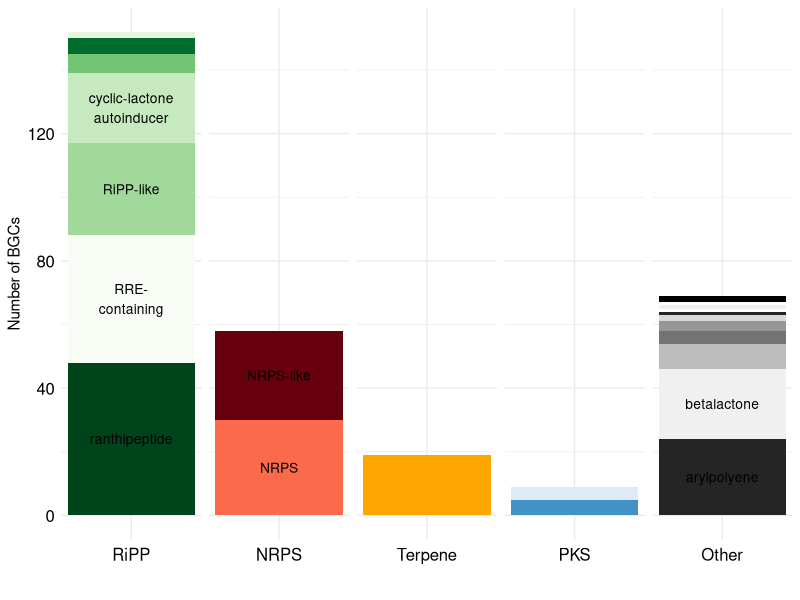
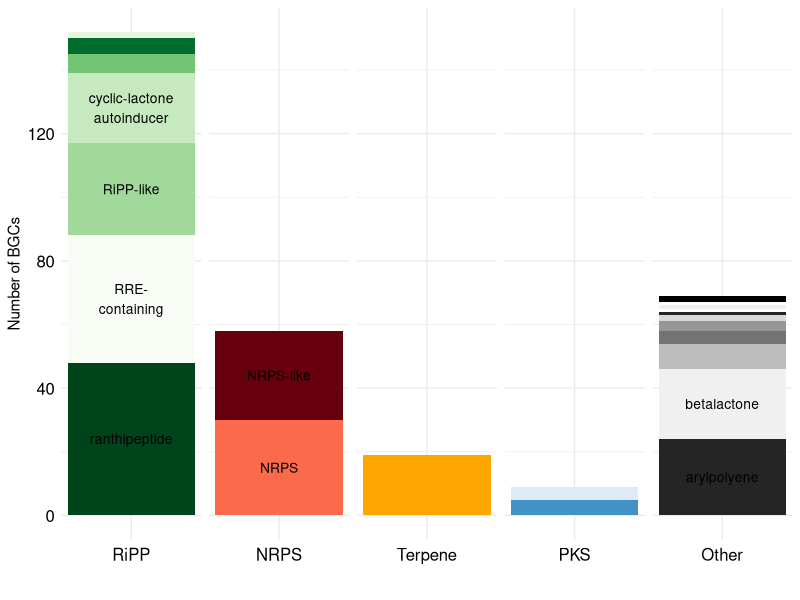
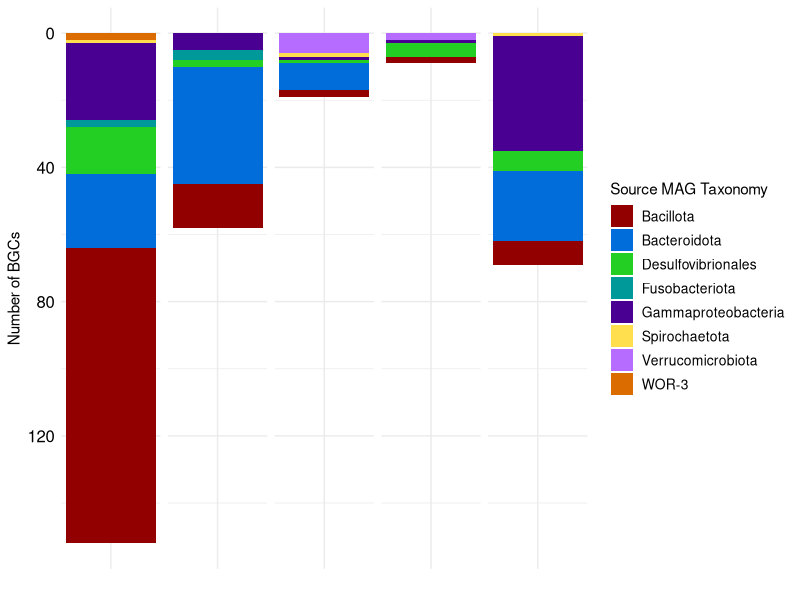
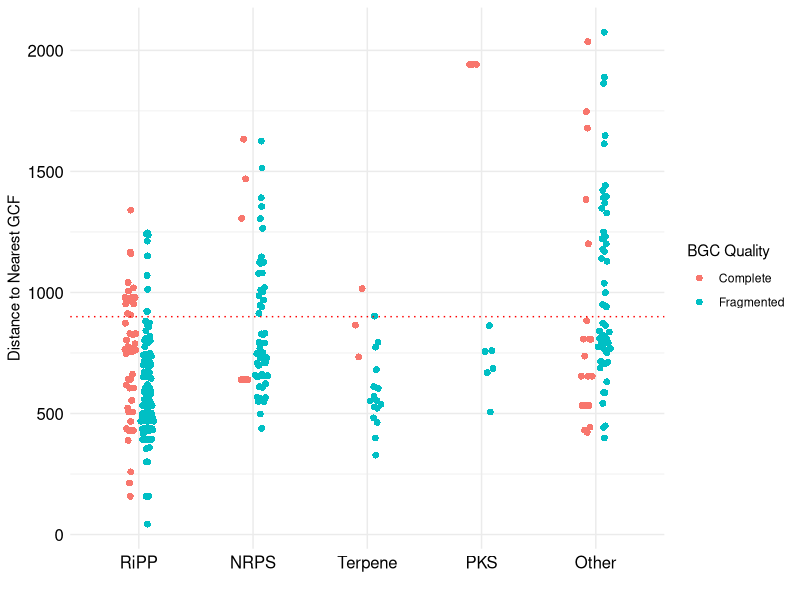
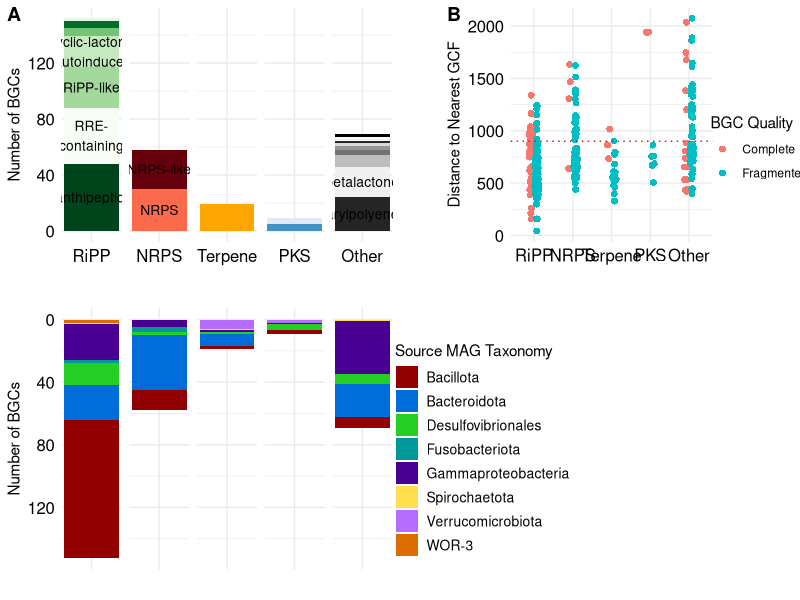

Write R code to recreate these figures, in order.
library(ggplot2)
library("stringr") 
library(tidyr)
library(dplyr)
library("RColorBrewer")
library('tidyverse')
library("ggbeeswarm")
library("cowplot")


bigscape_classes <- c("RiPPs", 
                      "NRPS",
                      "Terpene",
                      "PKSI",
                      "PKSother", 
                      "Saccharides",
                      "PKS-NRP_Hybrids",
                      "Others")                             

my_classes <- c("RiPP", 
                "NRPS",
                "Terpene",
                "PKS", 
                "PKS", 
                "Other",
                "Other",
                "Other")

my_palettes <- c("Greens",
                 "Reds",
                 "Oranges",
                 "Blues",
                 "Greys")

get_random_color <- Vectorize(function(class){
  hue <- my_colors[as.numeric(class)]
  palette  <- brewer.pal(n=9, name = hue)
  sample(palette, 1)})

{
  bgc_df = subset(as.data.frame(read.csv("data/bin_bgc.tab", sep = "\t")), select = c("longBGC", "class", "product")) %>% 
    group_by(class, product) %>%
    tally( )%>%
    mutate(class = factor(class, levels = bigscape_classes), 
           class = my_classes[as.numeric(class)], 
           class = factor(class, levels = unique(my_classes)), 
           color = map_chr(as.numeric(class), 
                           ~sample(brewer.pal(n=9, my_palettes[.x]),1))) %>%
    arrange(class, desc(n)) %>%
    mutate(product  = factor(product, levels = rev(unique(product))), 
           label = str_replace_all(product, ';', ' / '), 
           ymax = cumsum(n), 
           ymin = ymax - n,
           label_position = if_else(n > 20, ymin +(ymax-ymin)/2, as.double(NA_character_)), 
           color = replace(color, product == "terpene", "orange")) 
  
  bgc_df$label[bgc_df$label == "cyclic-lactone-autoinducer"] <- "cyclic-lactone\nautoinducer"
  bgc_df$label[bgc_df$label == "RRE-containing"] <- "RRE-\ncontaining"
  
  barplot <- ggplot(bgc_df, 
                    aes(x = 0,
                        fill = product,
                        label = label)) +
    geom_bar(aes( y = n), 
             position = "stack", stat ="identity") +
    geom_text(aes(y = label_position),
              size = 3.5,
              color = "black") +
    facet_grid( . ~ class, space = "free", switch="x") +
    scale_fill_manual(values = bgc_df$color) +
    scale_x_continuous(breaks = 0) +
    scale_y_continuous(breaks = seq(0, 200, by = 40)) +
    theme_minimal() +
    theme(legend.position = "none",
          axis.text.x = element_blank(), axis.text=element_text(size=12, colour = "black"),
          strip.text.x = element_text(size = 12, colour = "black")) +
    ylab("Number of BGCs") + xlab("")
  barplot
}



svg("bgc_barplot.svg", width = 10, height = 5)
barplot
dev.off()
#####

{
  color_alpha = "#004949"
  color_gamma = "#490092"
  color_bacteroid = "#006DDB"
  color_desulfo = "#22CF22"
  color_pvc = "#b66dff"
  color_spiro = "#ffdf4d"
  color_fuso = "#009999"
  color_firm = "#920000"
  color_fibro = "#252525"
  color_weird = "#db6d00"
  
  
  annotation_pairs = list(
    c("Alphaproteobacteria", color_alpha),
    c("Bacillota", color_firm),
    c("Bacteroidota", color_bacteroid),
    c("Desulfovibrionales", color_desulfo),
    c("Gammaproteobacteria", color_gamma),
    c("Fibrobacterota", color_fibro),
    c("Fusobacteriota", color_fuso),
    c("Spirochaetota", color_spiro),
    c("WOR-3", color_weird),
    c("Verrucomicrobiota", color_pvc)
  )
  
  annotation_pairs = as.data.frame(do.call(rbind,annotation_pairs))
  annotation_pairs$taxonomy = annotation_pairs$V1
  annotation_pairs$color = annotation_pairs$V2
}

{
  bgc_tax_df = subset(as.data.frame(read.csv("data/bin_bgc.tab", sep = "\t")), select = c("longBGC", "class", "taxonomy")) %>% 
    group_by(class, taxonomy) %>%
    tally( )%>%
    mutate(class = factor(class, levels = bigscape_classes), 
           class = my_classes[as.numeric(class)], 
           class = factor(class, levels = unique(my_classes))) %>%
    group_by(class, taxonomy) %>%
    arrange(class, desc(n))
  
  bgc_tax_df <- merge(x=bgc_tax_df,y=annotation_pairs, 
                      by="taxonomy", all.x=TRUE)
  
  barplot_tax <- ggplot(bgc_tax_df,
                        aes(x = 0,
                            fill = taxonomy)) +
    geom_bar(aes( y = n), 
             position = "stack", stat ="identity") +
    facet_grid(. ~ class, space = "free", switch="x") +
    scale_fill_manual(values = unique(bgc_tax_df$color), name = "Source MAG Taxonomy") +
    scale_x_continuous(breaks = 0) + scale_y_reverse(breaks = seq(200, 0, by = -40)) +
    theme_minimal() +
    theme(axis.text.x = element_blank(),   strip.background = element_blank(), legend.text=element_text(size = 10),
          strip.text.x = element_blank(), axis.text=element_text(size=12, colour = "black")) +
    ylab("Number of BGCs") + xlab("")
}

svg("bgc_tax_barplot.svg", width = 10, height = 5)
barplot_tax
dev.off()

#############

bgc_violin_df = subset(as.data.frame(read.csv("data/bin_bgc.tab", sep = "\t")), select = c("longBGC", "class", "taxonomy", "completeness","distance")) %>%
  mutate(class = factor(class, levels = bigscape_classes), 
         class = my_classes[as.numeric(class)], 
         class = factor(class, levels = unique(my_classes)))
barplot_violin = ggplot(bgc_violin_df, aes(x=class, y=distance)) +
  geom_quasirandom(aes(x=class, y=distance, fill = completeness), shape = 21, size = 2, color = "transparent", dodge.width = 0.3, varwidth = TRUE) +
  theme_minimal() + 
  geom_hline(yintercept=900, linetype='dotted', col = 'red') +
  ylab("Distance to Nearest GCF") + xlab("") + theme(axis.text=element_text(size=12, colour = "black"))
barplot_violin$labels$fill <- "BGC Quality"

svg("bgc_violin_barplot.svg", width = 7, height = 5)
barplot_violin
dev.off()


{
  g1 = barplot
  g2 = barplot_tax
  g3 = barplot_violin
}

svg("bgc_combined_barplot_bigtext.svg", width = 11, height = 7)
theme_set(theme_minimal())
plot_grid(plot_grid(
  g1 + theme(legend.position = "none"), ggplot(), g3 + theme(legend.position = "none"), get_legend(g3),
  ncol = 4, labels = c("A", "", "B", ""), align = "hv", axis = "b", rel_widths = c(5, 0.5, 3.5, 1)),
  plot_grid(g2 + theme(legend.position = "none"), get_legend(g2), ggplot(), ggplot(),
            ncol = 4, align = "hv", axis = "b", rel_widths = c(5, 2, 1.5, 1.5)), nrow = 2) 
dev.off()

